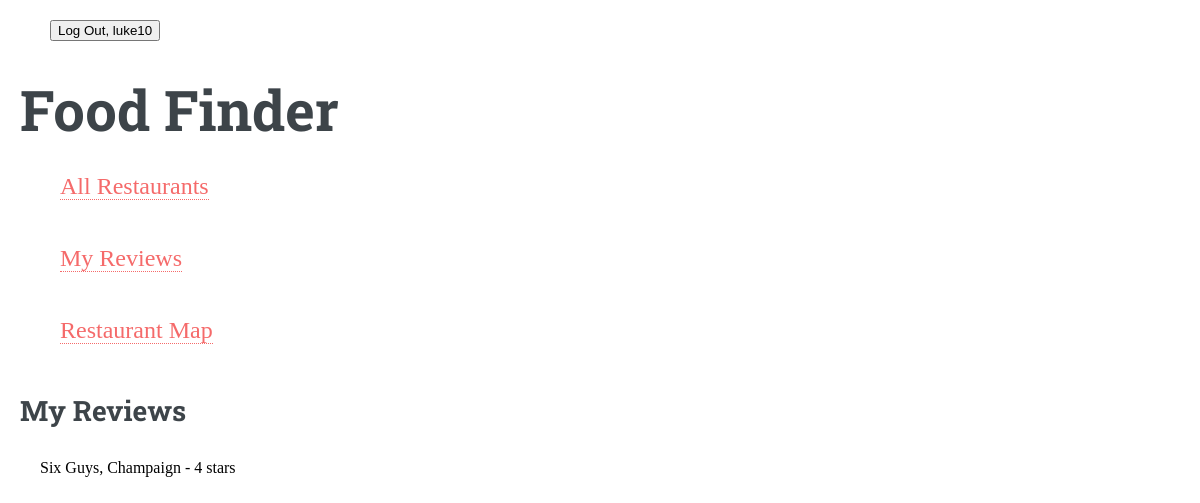
Before: /reviews/ (signed in) with the older database file.
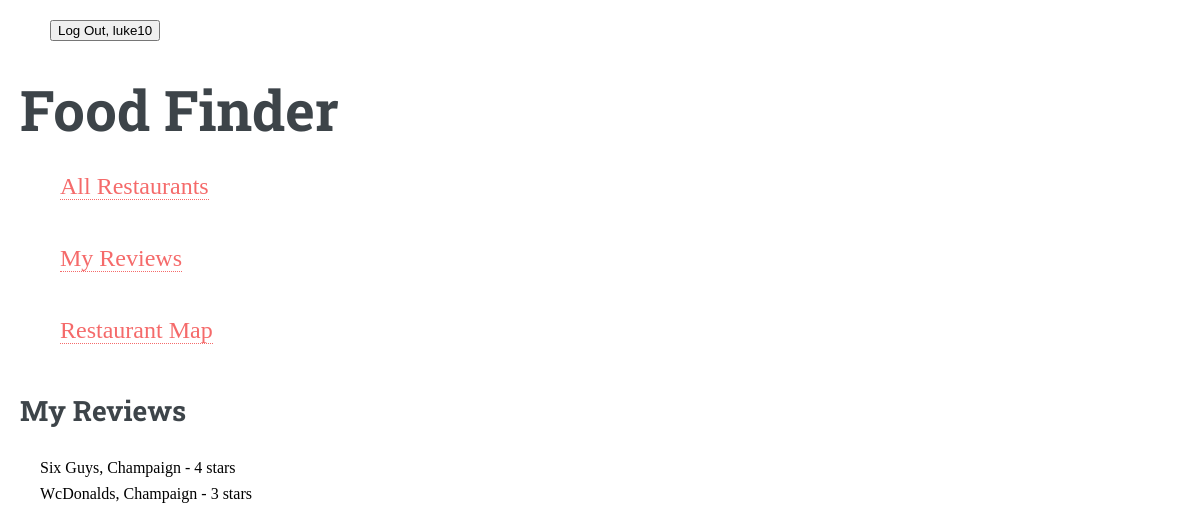
After: the same page with the newer database file.
### foodfinder/models.py (models this page shows, shortened)
class Review(models.Model):
    review_id = models.AutoField(primary_key=True)
    rating = models.IntegerField()
    content = models.TextField()
    user = models.ForeignKey(settings.AUTH_USER_MODEL, on_delete=models.CASCADE, related_name='review_user_name')
    restaurant = models.ForeignKey(Restaurant, on_delete=models.CASCADE, related_name='review_restaurant_name')

class Restaurant(models.Model):
    restaurant_id = models.AutoField(primary_key=True)
    restaurant_name = models.CharField(max_length=30)
    restaurant_location = models.CharField(max_length=30)
    restaurant_latitude = models.FloatField()
    restaurant_longitude = models.FloatField()
    restaurant_price = models.IntegerField()
    avg_rating = models.FloatField()
    def __str__(self):
        base = f"{self.restaurant_name}, {self.restaurant_location}"
        return f"{base}"

### foodfinder/views.py (the view)
# urls.py: path("reviews/", views.user_review, name="my-reviews-url"),
def user_review(request):
    user_reviews = Review.objects.filter(user=request.user)
    context = {'reviews': user_reviews}
    return render(request, 'food/my_reviews.html', context)

### foodfinder/templates/food/my_reviews.html (shortened to what this page needs)
{% extends "food/base.html" %}
{% block content %}
    <h2>My Reviews</h2>
    <ul>
        {% for r in reviews %}
            <li>
                {{ r.restaurant }} - {{ r.rating }} stars
            </li>
        {% empty %}
            <li>No Materials yet</li>
        {% endfor %}
    </ul>
{% endblock %}

Changed rows visible on the page:
added Review: restaurant "WcDonalds, Champaign", rating "3"
